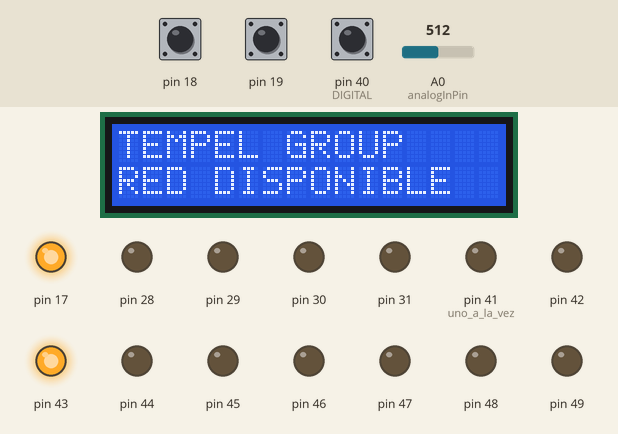
Recording of a sketch running on a simulated Arduino Mega 2560, built with avr-gcc and run on an emulated ATmega2560. On the bench: 16×2 character LCD, output pins drawn as LEDs (lit = HIGH). The test bench sets the inputs (shaded band); at power-on: pin 18 LOW, pin 19 LOW, A0 (analogInPin) = 512, pin 40 (DIGITAL) HIGH. What the sketch prints to the serial monitor is not drawn.

Above: at 6.2 s.
6.3 s: pin 18 driven HIGH
At 6.9 s:
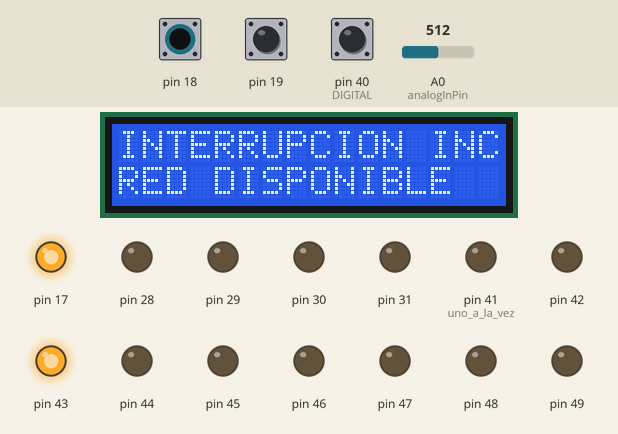
19.0 s: pin 19 driven HIGH
At 19.3 s:
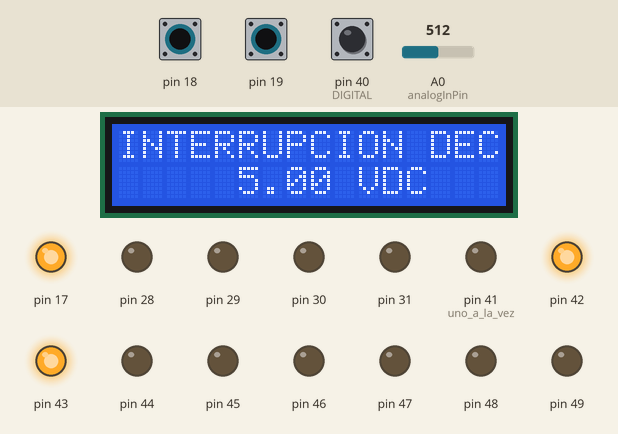
32.1 s: A0 (analogInPin) set to 716
At 36.0 s:
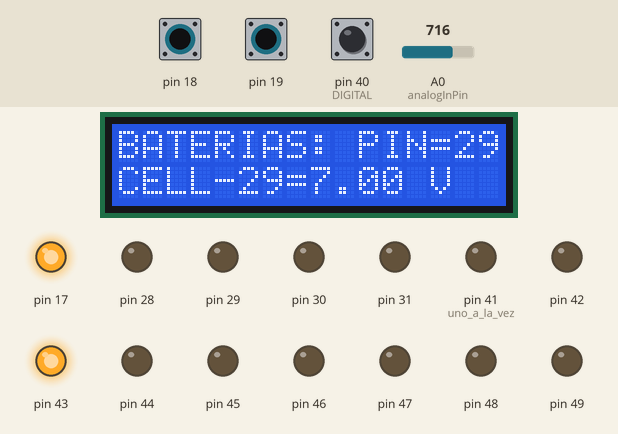
45.6 s: pin 18 pulsed LOW 5 times (0.12 s each, 0.3 s apart)
At 47.5 s:
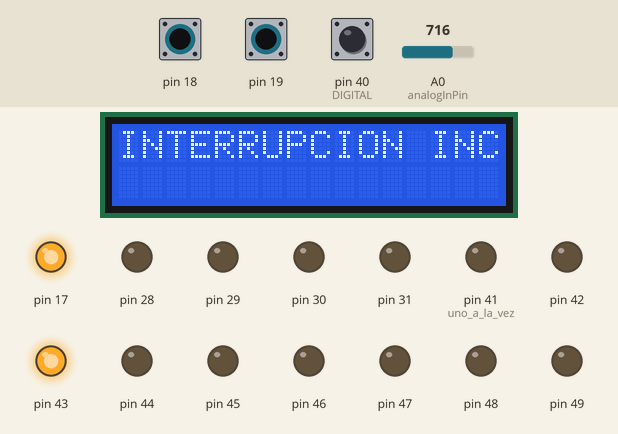
49.5 s: pin 19 pulsed LOW 2 times (0.12 s each, 0.3 s apart)
At 50.6 s:
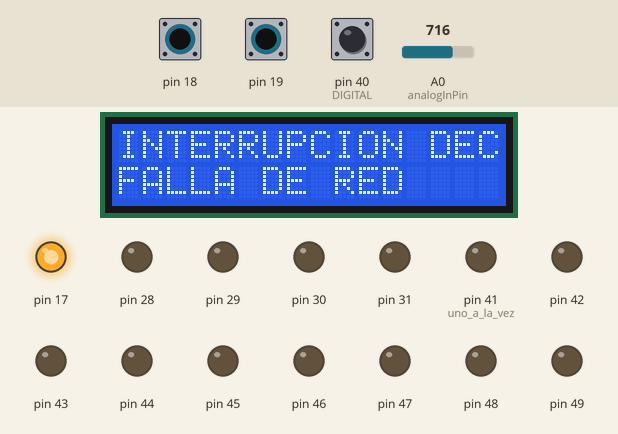
Timing chart, 0 to 52.5 s (numbered marks = the images above; inputs shaded):
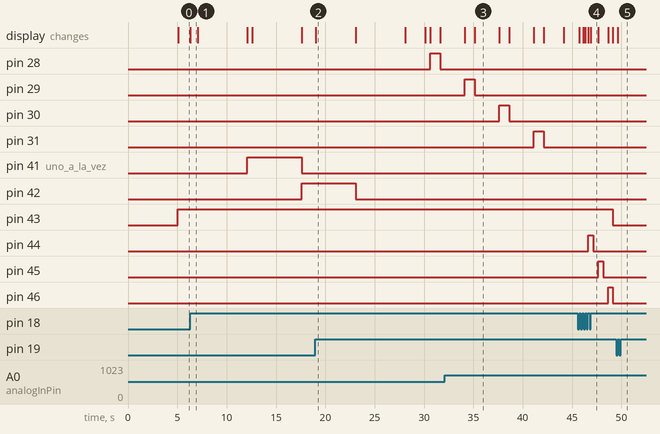

The sketch:

energymonitor_boardtest-v01-01.ino
```cpp
#include <LiquidCrystal.h>
//#include <SD.h>
/* ---------------------------------------------------------------------------------------------------- */
//RS/RW=GND/E/DB4/DB5/DB6/DB7
LiquidCrystal lcd(22, 23, 24, 25, 26, 27);

/* ---------------------------------------------------------------------------------------------------- */
//External Interrupt
const int button_int_18=5; //(interrupcion "5" esta en pin 18 en Arduino Mega 2560)
const int button_int_19=4; //(interrupcion "4" esta en pin 19 en Arduino Mega 2560)
volatile int selected=1;

/* ---------------------------------------------------------------------------------------------------- */
// Correction factor:
float sensorValue = 0;
const int analogInPin = A0;  // Analog input pin that the potentiometer is attached to

float vout= 5;                             //The voltage between 5V and GRND pins
float conversion= vout/1023;

float correction_1= (12.37/12.24);              // (real/leido). El valor "Leido" se obtiene cuando se le aplica primero un "correction =1". El valor real es el del multimetro.
float correction_2= 1;              // (real/leido). El valor "Leido" se obtiene cuando se le aplica primero un "correction =1". El valor real es el del multimetro.

float automatic_correction_factor_1=1;
float automatic_correction_factor_2=1;
// Voltage Divider:
float resistance_4= 20;                        // 20 Kohm
float resistance_5= 10;                        // 10 Kohm
float resistance_6= 10;                        // 10 Kohm
float resistance_7= 10;                        // 10 Kohm
//float resistance_correction_factor= 1;
//(12.44/11.8);  // Real_value/measured_value
/*Pin40=0 : R4=20K, R5= 10K  Para leer 12VDC */
/*Pin40=1 : R6=10K, R7= 10K  Para leer 2VDC */
/* ---------------------------------------------------------------------------------------------------- */

void setup()
{
  /* ---------------------------------------------------------------------------------------------------- */
  //External interrupt
  attachInterrupt(button_int_18, increment, RISING);
  attachInterrupt(button_int_19, decrement, RISING);


  // set up the LCD's number of columns and rows:
  lcd.begin(16, 2);
  // Print a message to the LCD.
  lcd.print("TEMPEL GROUP ");
  delay (5000);

  //BATTERIES
  pinMode(28,OUTPUT);
  pinMode(29,OUTPUT);
  pinMode(30,OUTPUT);
  pinMode(31,OUTPUT);

  //CALIBRATION RELAYS
  pinMode(41,OUTPUT);//uno a la vez
  digitalWrite(41,LOW);//5V  bus

  pinMode(42,OUTPUT);
  digitalWrite(42,LOW);//3.3 en el bus

  //A0
  pinMode(40,INPUT);//DIGITAL

  //4 DIGITAL OUPUTS (RELAYS)
  pinMode(43,OUTPUT);
  pinMode(44,OUTPUT);
  pinMode(45,OUTPUT);
  pinMode(46,OUTPUT);

  //4 DIGITAL OUTPUTS (LEDS)
  pinMode(47,OUTPUT);
  pinMode(48,OUTPUT);
  pinMode(49,OUTPUT);
  pinMode(50,OUTPUT);


  //BATTERIES
  for(int q=28;q<=31;q++)
  {
    digitalWrite(q,LOW);
  }

  //4 DIGITAL OUTPUTS (RELAYS)
  for(int q=43;q<=46;q++)
  {
    digitalWrite(q,LOW);
  }
  //4 DIGITAL OUTPUTS (LEDS)
  for(int q=47;q<=59;q++)
  {
    digitalWrite(q,LOW);
  }


  //BACKLIGHT
  pinMode(17,OUTPUT);
  digitalWrite(17,HIGH);//ON LCD

  //ULTRASONIC SENSOR
  #define PIN_TRIG 20
  #define PIN_ECO  21
  pinMode(PIN_TRIG, OUTPUT);
  pinMode(PIN_ECO, INPUT);

  Serial.begin(9600);

}

void loop()
{

  digitalWrite(43,HIGH);
  lcd.setCursor(0, 1);
  lcd.print("                ");
  lcd.setCursor(0, 1);
  lcd.print("RED DISPONIBLE");

  delay(2000);
  lcd.setCursor(0, 1);
  lcd.print("                ");


  /*------------------------------------------------------------------------------*/
  Serial.print("PIN 40 = " );
  Serial.println(digitalRead(40));

  lcd.setCursor(0, 0);
  lcd.print("                ");
  lcd.setCursor(0, 0);
  lcd.print("SELECT: PIN 40=");
  lcd.print(digitalRead(40));

  lcd.setCursor(0, 1);
  if(digitalRead(40)==0){
    lcd.print("12 VDC RANGE");
  }
  else
  {
    lcd.print("02 VDC RANGE");
  }

  delay(5000);

  /*------------------------------------------------------------------------------*/
  Serial.println("_Pin 41-Rele 5VDC: ");

  lcd.setCursor(0, 0);
  lcd.print("                ");
  lcd.setCursor(0, 0);
  lcd.print("Rele 5.00: PIN=41");

  digitalWrite(41,HIGH);
  delay(500);

  if(digitalRead(40)==0)
  {
    sensorValue = (conversion*correction_1)*((resistance_4+resistance_5)/resistance_5)*analogRead(analogInPin);
  }
  else
  {
    sensorValue = (conversion*correction_2)*((resistance_6+resistance_7)/resistance_7)*analogRead(analogInPin);
  }

  automatic_correction_factor_1=5.0/sensorValue;

  Serial.print("__sensor A0 = " );
  Serial.println(sensorValue);

  lcd.setCursor(0, 1);
  lcd.print("                ");
  lcd.setCursor(5, 1);
  lcd.print(sensorValue,2);
  lcd.print(" VDC");

  delay(5000);

  digitalWrite(41,LOW);

  /*------------------------------------------------------------------------------*/
  Serial.println("_Pin 42-Rele 3.3VDC: ");

  lcd.setCursor(0, 0);
  lcd.print("                ");
  lcd.setCursor(0, 0);
  lcd.print("Rele 3.30: PIN=42");

  digitalWrite(42,HIGH);
  delay(500);

  if(digitalRead(40)==0)
  {
    sensorValue = (conversion*correction_1)*((resistance_4+resistance_5)/resistance_5)*analogRead(analogInPin);
  }
  else
  {
    sensorValue = (conversion*correction_2)*((resistance_6+resistance_7)/resistance_7)*analogRead(analogInPin);
  }

  automatic_correction_factor_2=3.3/sensorValue;


  Serial.print("__sensor A0 = " );
  Serial.println(sensorValue);

  lcd.setCursor(0, 1);
  lcd.print("                ");
  lcd.setCursor(5, 1);
  lcd.print(sensorValue,2);
  lcd.print(" VDC");

  delay(5000);

  digitalWrite(42,LOW);

  Serial.println("");
  /*------------------------------------------------------------------------------*/
  lcd.setCursor(0, 0);
  lcd.print("                ");
  lcd.setCursor(0, 0);
  lcd.print("f1(5.0)=");
  lcd.print(automatic_correction_factor_1,6);

  lcd.setCursor(0, 1);
  lcd.print("                ");
  lcd.setCursor(0, 1);
  lcd.print("f2(3.3)=");
  lcd.print(automatic_correction_factor_2,6);

  delay(5000);
  /*------------------------------------------------------------------------------*/


  // set the cursor to column 0, line 1
  // (note: line 1 is the second row, since counting begins with 0):
  lcd.setCursor(0, 0);
  lcd.print("                ");

  lcd.setCursor(0, 1);
  lcd.print("TEST TIME: ");
  // print the number of seconds since reset:
  lcd.print(millis() / 1000);
  delay(2000);
  lcd.setCursor(0, 1);
  lcd.print("                ");

  //BATERIAS

  lcd.setCursor(0, 0);
  lcd.print("                ");
  lcd.setCursor(0, 0);
  lcd.print("BATERIAS: PIN=");

  float total=0;
  for(int i=28;i<=31;i++)
  {
    delay(500);
    lcd.setCursor(14, 0);
    lcd.print(i);
    digitalWrite(i,HIGH);

    lcd.setCursor(0, 1);
    lcd.print("                ");
    lcd.setCursor(0, 1);
    lcd.print("CELL-");
    lcd.print(i);
    lcd.print("=");
    delay(1000);


    if(digitalRead(40)==0)
    {
      sensorValue = (conversion*correction_1)*((resistance_4+resistance_5)/resistance_5)*analogRead(analogInPin);
    }
    else
    {
      sensorValue = (conversion*correction_2)*((resistance_6+resistance_7)/resistance_7)*analogRead(analogInPin);
    }


    lcd.print(sensorValue,2);
    lcd.print(" V");

    digitalWrite(i,LOW);
    delay(2000);

    total=total+sensorValue;

  }
    lcd.setCursor(0, 1);
    lcd.print("                ");

    lcd.setCursor(0, 1);
    lcd.print("Total= ");
    lcd.print(total);
    lcd.print(" V");

    delay(2000);
    lcd.setCursor(0, 1);
    lcd.print("                ");

  /*------------------------------------------------------------------------------*/
  //DIGITAL OUTPUTS (RELAYS)
  lcd.setCursor(0, 0);
  lcd.print("                ");
  lcd.setCursor(0, 0);
  lcd.print("RELAYS:   PIN=");

  //El PIN 43 esta iniciando el programa

  for(int k=44;k<=46;k++)
  {
    delay(500);
    lcd.setCursor(14, 0);
    lcd.print(k);
    digitalWrite(k,HIGH);
    delay(500);
    digitalWrite(k,LOW);
  }

  //lcd.setCursor(14, 0);
  //lcd.print(43);
  lcd.setCursor(0, 1);
  lcd.print("                ");
  lcd.setCursor(0, 1);
  lcd.print("FALLA DE RED");
  digitalWrite(43,LOW);
  delay(60000);
  digitalWrite(43,HIGH);
  lcd.setCursor(0, 1);
  lcd.print("                ");

  /*------------------------------------------------------------------------------*/
  //DIGITAL OUTPUTS (LEDS)
  lcd.setCursor(0, 0);
  lcd.print("                ");
  lcd.setCursor(0, 0);
  lcd.print("LEDS:    PIN=");

  for(int m=47;m<=50;m++)
  {
    delay(500);
    lcd.setCursor(13, 0);
    lcd.print(m);
    digitalWrite(m,HIGH);
    delay(500);
    digitalWrite(m,LOW);
  }

  lcd.setCursor(13, 0);
  lcd.print("ALL");

   for(int m=47;m<=50;m++)
  {
    digitalWrite(m,HIGH);
  }

  delay(1000);

   for(int m=47;m<=50;m++)
  {
    digitalWrite(m,LOW);
  }


  ultrasonic();


}

void ultrasonic()
{  long duracion, distancia;  // Variables

  /* Hacer el disparo */
  digitalWrite(PIN_TRIG, LOW);
  delayMicroseconds(2);
  digitalWrite(PIN_TRIG, HIGH);  // Flanco ascendente
  delayMicroseconds(10);        // Duracion del pulso
  digitalWrite(PIN_TRIG, LOW);  // Flanco descendente

  /* Recepcion del eco de respuesta */
  duracion = pulseIn(PIN_ECO, HIGH);

  /* Calculo de la distancia efectiva */
  distancia = (duracion/2) / 29;

  /* Imprimir resultados a la terminal serial */
  if (distancia >= 4000 || distancia <= 0){
    Serial.println("Fuera de rango");
  }
  else {
    Serial.print("Longitud: ");
    Serial.print(distancia);
    Serial.println(" cm");
  }


  // Retardo para disminuir la frecuencia de las lecturas
  delay(50);

  Serial.println();

}

/* ---------------------------------------------------------------------------------------------------- */
void increment()
{
/*
    previousMillis = millis();
    previous_backlight_Millis = millis();
    backlight_status=1;

    if(selected < numCells)
    {
      selected =selected + 1;
    }
    else
    {
      selected = 1;
    }
    lcd_print_data();
*/
  lcd.setCursor(0, 0);
  lcd.print("                ");
  lcd.setCursor(0, 0);
  lcd.print("INTERRUPCION INC");

  //return;
}

/* ---------------------------------------------------------------------------------------------------- */
void decrement()
{
/*
    previousMillis = millis();
    previous_backlight_Millis = millis();
    backlight_status=1;

    if(selected > 1)
    {
      selected =selected - 1;
    }
    else
    {
      selected = numCells;
    }
    lcd_print_data();
*/
  lcd.setCursor(0, 0);
  lcd.print("                ");
  lcd.setCursor(0, 0);
  lcd.print("INTERRUPCION DEC");

  //return;

}
```

Measured:
- after the input at 6.3 s, the display: changes at once (image 1)
- after the input at 19.0 s, the display: changes at once (image 2)
- after the input at 45.6 s, the display: first changes after 0.12 s (image 4 shows a later state)
- after the input at 49.5 s, the display: changes after 0.12 s (image 5)
- what the display in image 1 shows lasts 0.8 s, from 6.3 s to 7.1 s
- what the display in image 2 shows lasts 4.1 s, from 19.0 s to 23.1 s
- what the display in image 3 shows lasts 2.5 s, from 35.1 s to 37.6 s
